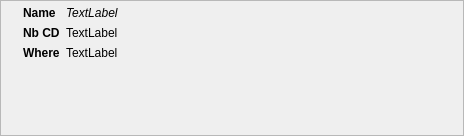
<?xml version="1.0" encoding="UTF-8"?>
<ui version="4.0">
 <class>MiniSubtitle</class>
 <widget class="QFrame" name="MiniSubtitle">
  <property name="geometry">
   <rect>
    <x>0</x>
    <y>0</y>
    <width>464</width>
    <height>136</height>
   </rect>
  </property>
  <property name="windowTitle">
   <string>Form</string>
  </property>
  <property name="frameShape">
   <enum>QFrame::StyledPanel</enum>
  </property>
  <property name="frameShadow">
   <enum>QFrame::Raised</enum>
  </property>
  <layout class="QHBoxLayout" name="horizontalLayout">
   <property name="leftMargin">
    <number>9</number>
   </property>
   <property name="topMargin">
    <number>5</number>
   </property>
   <property name="bottomMargin">
    <number>5</number>
   </property>
   <item>
    <widget class="QLabel" name="imageLabel">
     <property name="sizePolicy">
      <sizepolicy hsizetype="Minimum" vsizetype="Preferred">
       <horstretch>0</horstretch>
       <verstretch>0</verstretch>
      </sizepolicy>
     </property>
     <property name="text">
      <string/>
     </property>
    </widget>
   </item>
   <item>
    <layout class="QFormLayout" name="formLayout">
     <property name="fieldGrowthPolicy">
      <enum>QFormLayout::ExpandingFieldsGrow</enum>
     </property>
     <item row="0" column="0">
      <widget class="QLabel" name="label_5">
       <property name="font">
        <font>
         <weight>75</weight>
         <bold>true</bold>
        </font>
       </property>
       <property name="text">
        <string>Name</string>
       </property>
      </widget>
     </item>
     <item row="0" column="1">
      <widget class="QLabel" name="nameLabel">
       <property name="sizePolicy">
        <sizepolicy hsizetype="MinimumExpanding" vsizetype="Preferred">
         <horstretch>0</horstretch>
         <verstretch>0</verstretch>
        </sizepolicy>
       </property>
       <property name="font">
        <font>
         <weight>50</weight>
         <italic>true</italic>
         <bold>false</bold>
        </font>
       </property>
       <property name="text">
        <string>TextLabel</string>
       </property>
       <property name="wordWrap">
        <bool>true</bool>
       </property>
      </widget>
     </item>
     <item row="1" column="0">
      <widget class="QLabel" name="label_8">
       <property name="font">
        <font>
         <weight>75</weight>
         <bold>true</bold>
        </font>
       </property>
       <property name="text">
        <string>Nb CD</string>
       </property>
      </widget>
     </item>
     <item row="1" column="1">
      <widget class="QLabel" name="nbcdLabel">
       <property name="text">
        <string>TextLabel</string>
       </property>
      </widget>
     </item>
     <item row="2" column="0">
      <widget class="QLabel" name="label">
       <property name="font">
        <font>
         <weight>75</weight>
         <bold>true</bold>
        </font>
       </property>
       <property name="text">
        <string>Where</string>
       </property>
      </widget>
     </item>
     <item row="2" column="1">
      <widget class="QLabel" name="backendLabel">
       <property name="text">
        <string>TextLabel</string>
       </property>
      </widget>
     </item>
    </layout>
   </item>
  </layout>
 </widget>
 <resources/>
 <connections/>
</ui>
